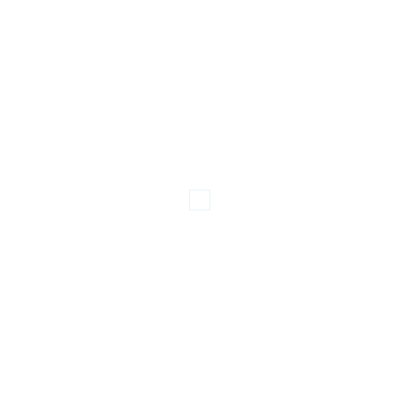
Frame 1 (no input)
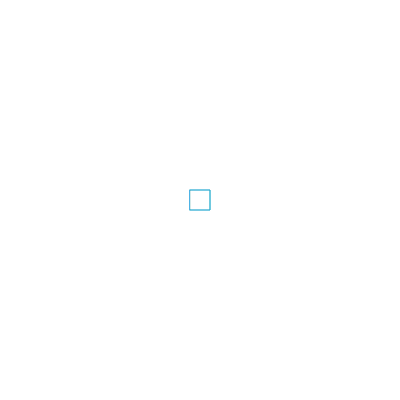
Frame 60 (no input)
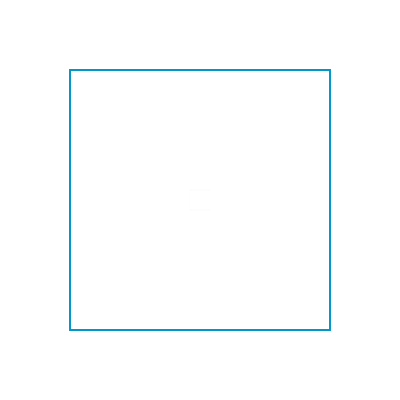
Frame 120 (the mouse pressed at the canvas centre since frame 60)

The p5.js sketch that drew these frames (run headless with seeded random() and noise() and a simulated clock; from frame 60 on, the mouse is pressed at the canvas centre):

// p5.js sketch
// ── sketch.js
function setup() {
  createCanvas(400, 400);
  angleMode(DEGREES);
  rectMode(CENTER);
}

function draw() {
  background(240, 10);

  let angle = map(mouseY, 0, height, 0, 360);
  let scl = map(mouseX, 0, width, 0.1, 2.5);

  push();

  translate(width / 2, height / 2);
  rotate(angle);
  scale(scl);

  noFill();
  stroke(0, 150, 200);
  rect(0, 0, 200, 200);

  pop();
}
